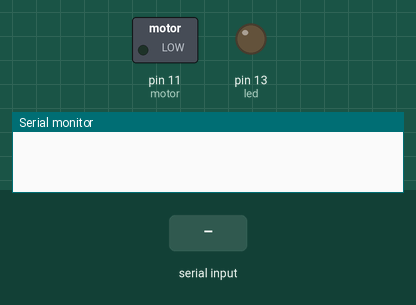
Recording of a sketch running on a simulated Arduino Uno, built with avr-gcc and run on an emulated ATmega328P. Parts: switched loads named in the sketch (green lamp = pin HIGH), output pins drawn as LEDs (lit = HIGH), the last lines printed to the serial monitor. Inputs (shaded band) come from the test bench.

Above: at 1.2 s.
1.3 s: byte 30 received over Serial
At 1.8 s:
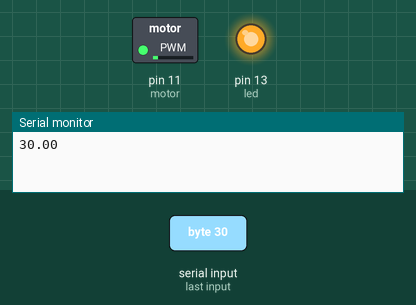
2.8 s: byte 90 received over Serial
At 4.2 s:
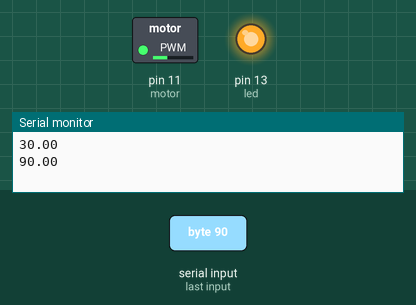
Timing chart, 0 to 5.8 s (numbered marks = the images above; inputs shaded):
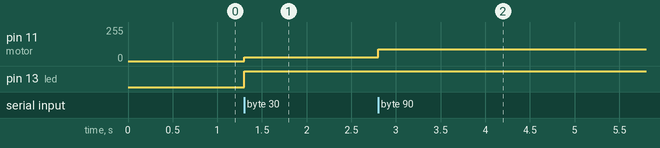

The sketch:

WindChimes.ino
```cpp
float incoming = 0; // for incoming serial data
int motor = 11;
int led = 13;
float normval = 0;

void setup() {
  Serial.begin(57600);
  pinMode(motor, OUTPUT);
}

void loop() {
  if (Serial.available() > 0) {
    incoming = Serial.read();
    Serial.println(incoming);
    analogWrite(motor, incoming);
    normval = pow((float)incoming * 0.8 + 0.2, 1.75);
    analogWrite(led, int(normval));
  }
}
```

Measured:
- after the input at 1.3 s, pin 11 (motor): 0/255 → 30/255 at once; pin 13 (led): LOW → HIGH at once
- after the input at 2.8 s, pin 11 (motor): 30/255 → 90/255 at once
